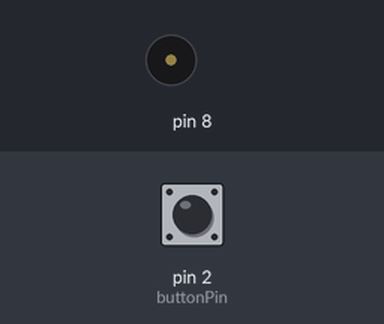
Simulated run of this sketch. Board: Arduino Uno, built with avr-gcc and run on an emulated ATmega328P. Parts: buzzer (waves = sounding). The inputs (shaded band) are chosen by the test bench; at power-on: pin 2 (buttonPin) LOW.

Above: at 1.2 s.
1.3 s: pin 2 (buttonPin) pulled HIGH for 1 s
At 1.86 s:
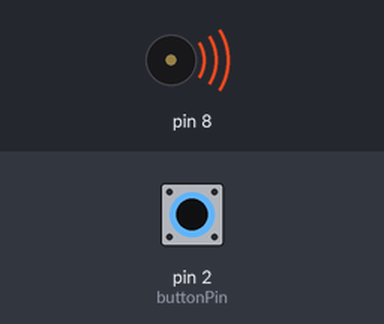
Timing chart, 0 to 1.9 s (numbered marks = the images above; inputs shaded):
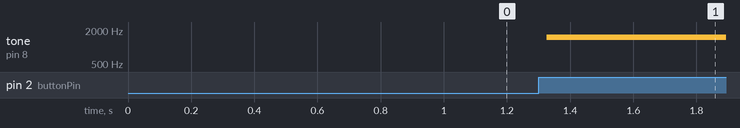

The sketch:

Siren_Thing.ino
```cpp
const int buttonPin = 2;
int buttonState = 0;

const int led1 = 12;
const int led2 = 11;
const int led3 = 10;
const int led4 = 9;
const int led5 = 7;
const int led6 = 5;

void setup() {
  pinMode(buttonPin, INPUT);
  digitalWrite(led1, LOW);
  digitalWrite(led2, LOW);
  digitalWrite(led3, LOW);
  digitalWrite(led4, LOW);
  digitalWrite(led5, LOW);
  digitalWrite(led6, LOW);
}

void loop() {
  buttonState = digitalRead(buttonPin);
  if (buttonState == HIGH){
    noise();
    blink();
    buttonState == 0;
  }
}

void noise(){
  for(int hz = 31; hz < 1500; hz++){
    tone(8, hz, 100);
  }
}

void blink(){
  digitalWrite(led1, HIGH);
  digitalWrite(led2, HIGH);
  digitalWrite(led3, HIGH);
  digitalWrite(led4, HIGH);
  digitalWrite(led5, HIGH);
  digitalWrite(led6, HIGH);

  delay(100);

  digitalWrite(led1, LOW);
  digitalWrite(led2, LOW);
  digitalWrite(led3, LOW);
  digitalWrite(led4, LOW);
  digitalWrite(led5, LOW);
  digitalWrite(led6, LOW);
}
```

Measured:
- after the input at 1.3 s, tone on pin 8: silent → 1499 Hz at once
